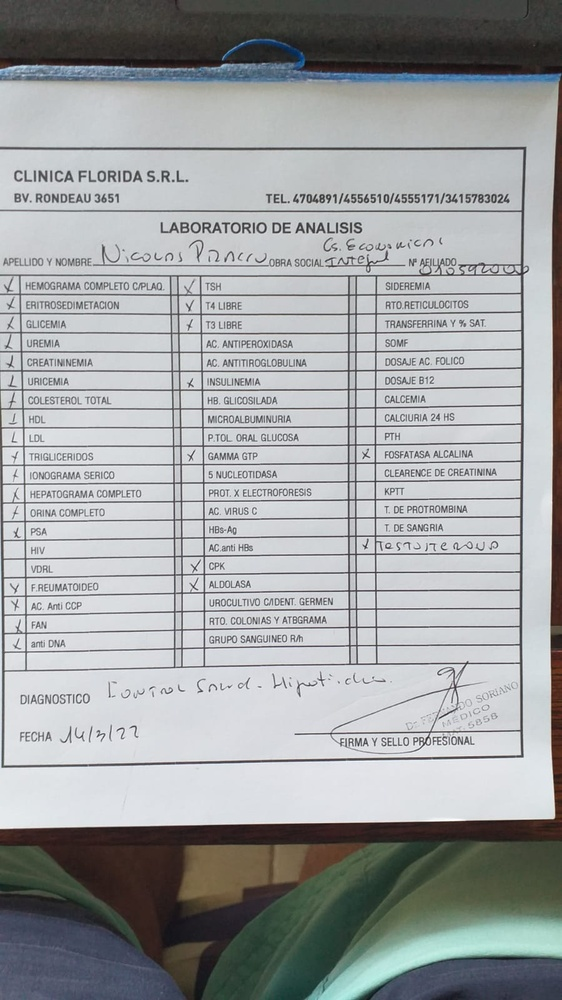
#> input picture 336210_0.jpg, 562 x 1000 px, shrunk from 900 x 1600 before the run, found by its file name
$ python index.py
#> lines starting #> are read from the running program, lines starting #| are printed output that depends on the picture; after the words box and inside, x2 and y2 are one past the last pixel; in counts of white or black regions, pixels touching at a corner belong together
import pytesseract
pytesseract.pytesseract.tesseract_cmd = r"C:\Program Files\Tesseract-OCR\tesseract.exe"
import pytesseract
from PIL import Image
import cv2
import numpy as np


def preprocess_image(image_path):
    """Cargar y mejorar la imagen para OCR."""
    print(f"Intentando cargar la imagen desde: {image_path}") #agregado
    image = cv2.imread(image_path)
#> image is the input picture: shape (1000, 562, 3); mean B, G, R 163.7, 162.5, 160
    if image is None: #agregado
        print("Error: La imagen no se pudo cargar.") #agregado
    gray = cv2.cvtColor(image, cv2.COLOR_BGR2GRAY)
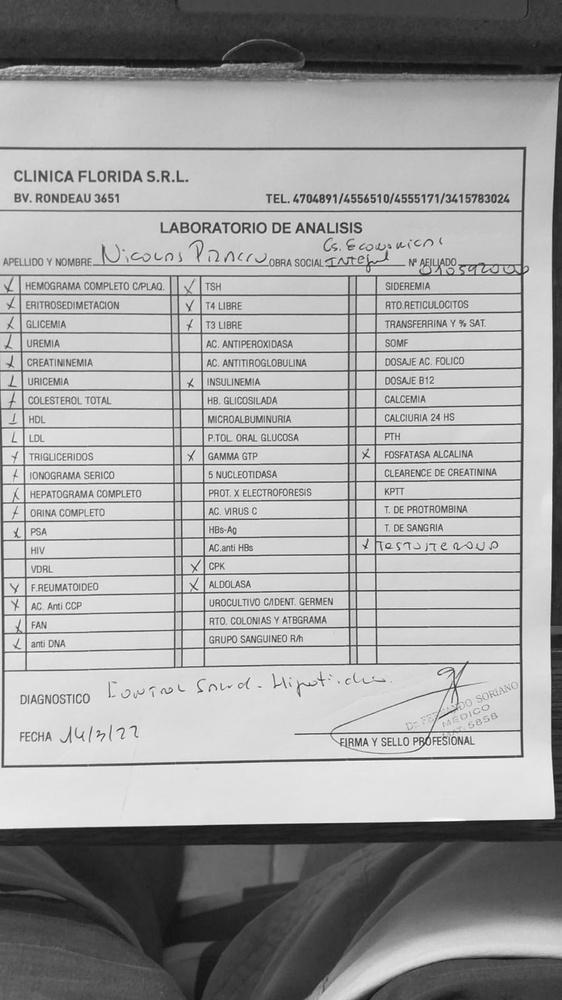
#> gray: shape (1000, 562); min 17, max 255, mean 161.9
    gray = cv2.GaussianBlur(gray, (5, 5), 0)
    gray = cv2.adaptiveThreshold(gray, 255, cv2.ADAPTIVE_THRESH_GAUSSIAN_C,
                                 cv2.THRESH_BINARY, 11, 2)
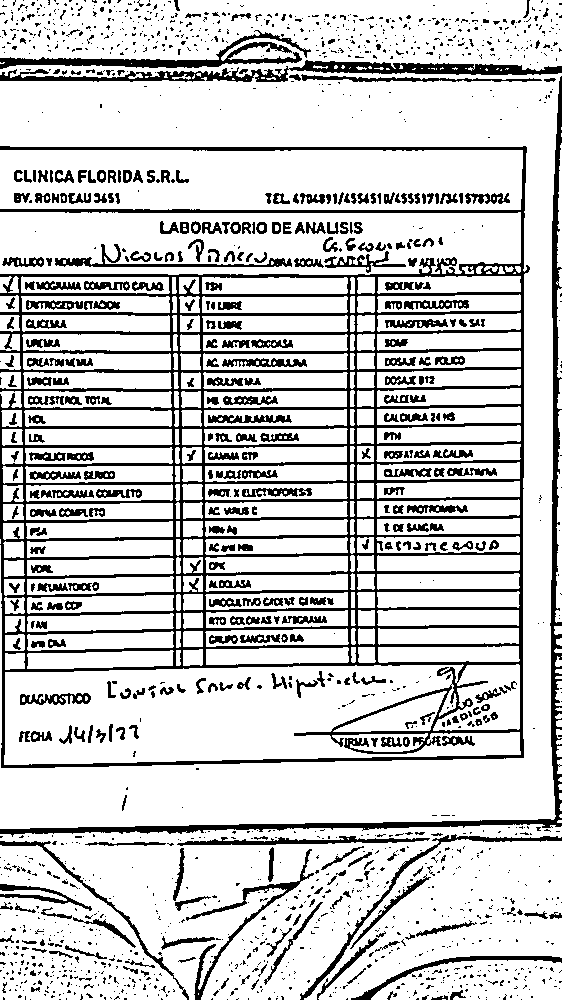
#> gray: shape (1000, 562); 80% white; 1606 black regions (1206 under 20 px), largest, box (x1, y1, x2, y2) and area: (0, 146, 530, 768) 50607, (0, 76, 562, 837) 7146, (0, 60, 562, 82) 4134
    return gray

def extract_text(image_path):
    """Extrae texto de una imagen usando OCR."""
    processed_image = preprocess_image(image_path)
    if processed_image is None: #agregado
        return "" #agregado
#> (the run stopped early here; a loop or call above may not have finished)

$ run again, with 397036_0.jpg copied over 336210_0.jpg
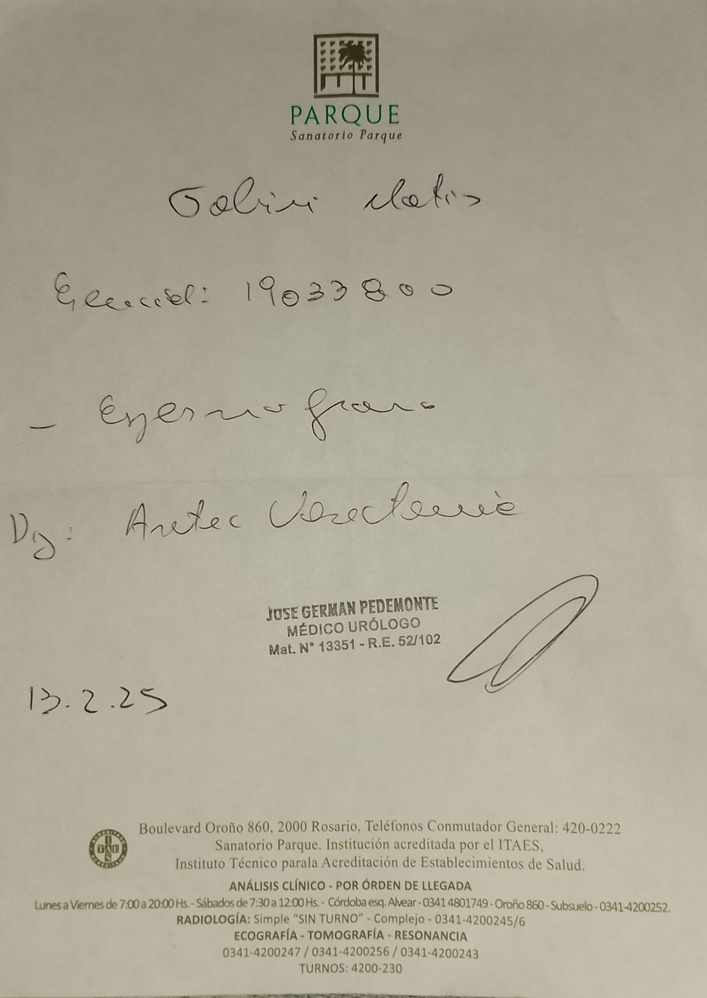
#> input picture 397036_0.jpg, 707 x 998 px, shrunk from 2254 x 3183 before the run, found by its file name
#> in preprocess_image, image is the input picture: shape (998, 707, 3); mean B, G, R 148.7, 166.5, 172.1
#> in preprocess_image, `gray = cv2.cvtColor(image, cv2.COLOR_BGR2GRAY)`:
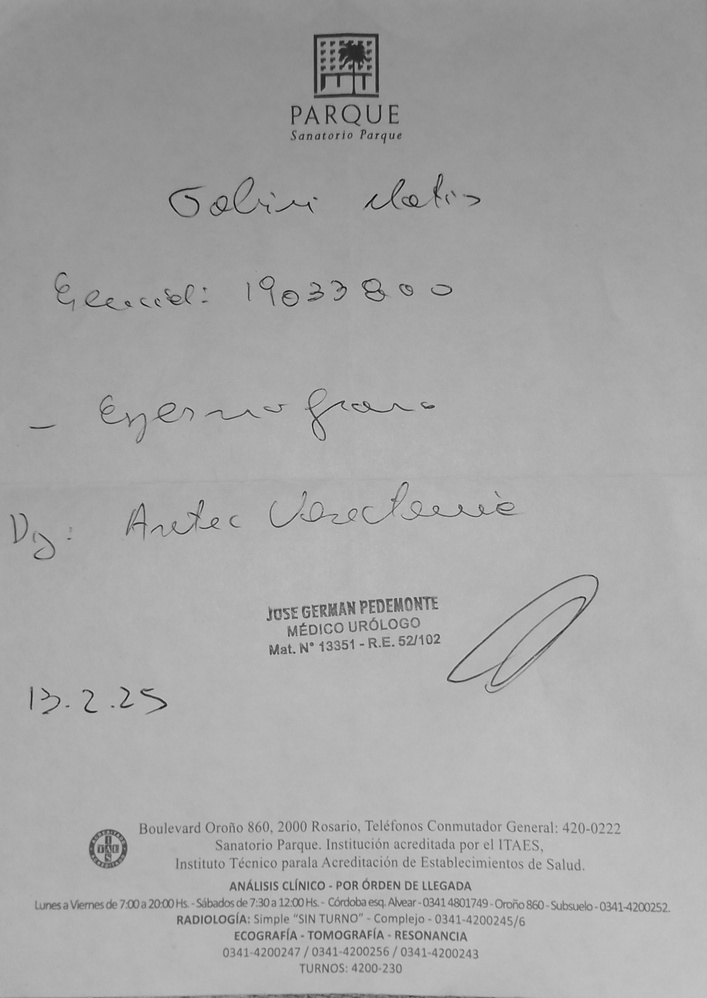
#> gray: shape (998, 707); min 4, max 210, mean 166
#> in preprocess_image, `gray = cv2.adaptiveThreshold(gray, 255, cv2.ADAPTIVE_THRESH_GAUSSIAN_C..`:
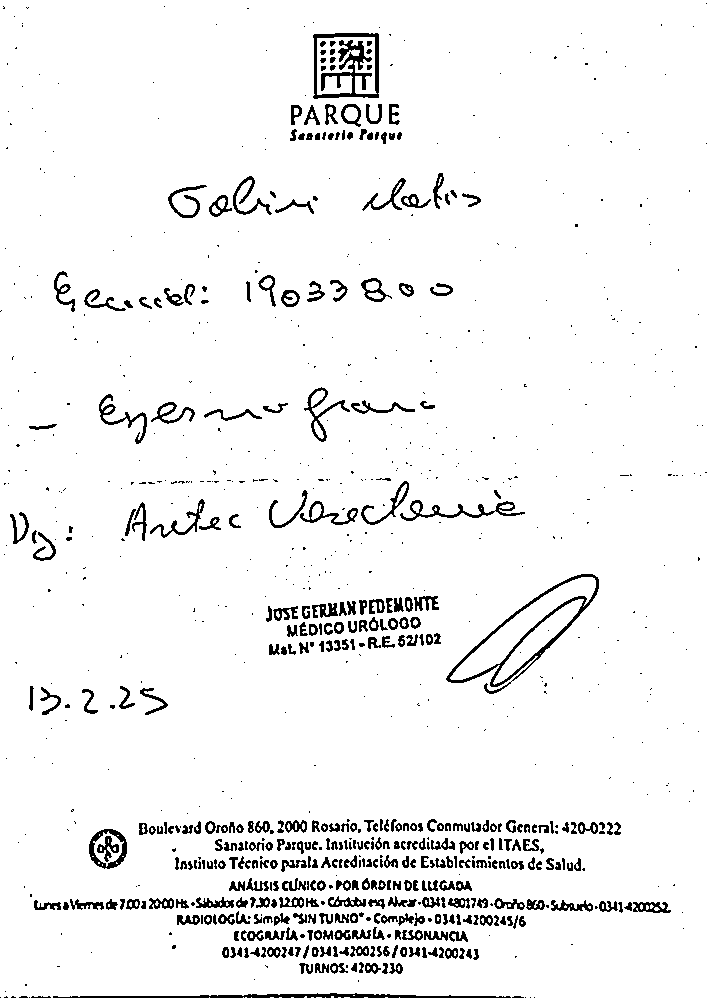
#> gray: shape (998, 707); 94.8% white; 925 black regions (524 under 20 px), largest, box (x1, y1, x2, y2) and area: (446, 574, 599, 694) 1783, (313, 33, 379, 99) 1740, (53, 993, 511, 998) 1185
